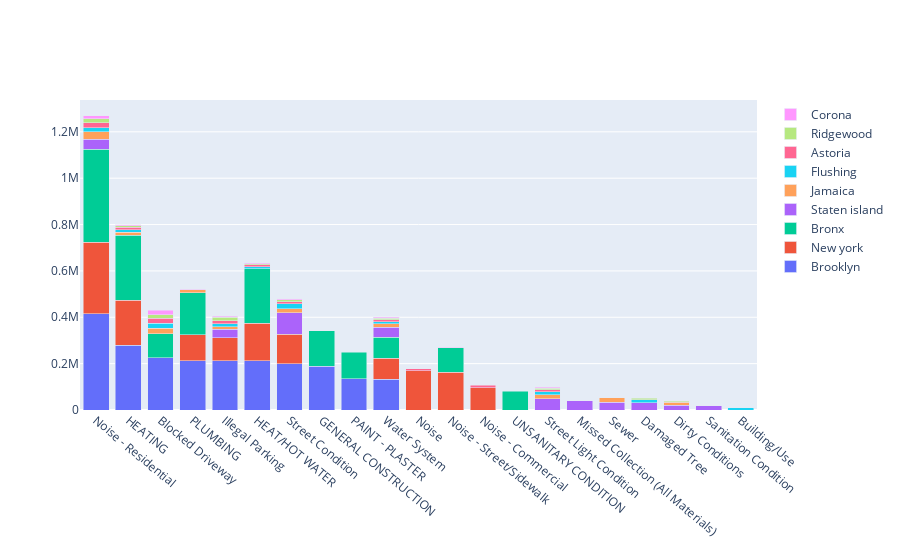

Write notebook code for a chart like this one.
### Code cell
startMeasurement()
df = pd.read_sql_query('SELECT City, COUNT(*) as `numbersOf` '
                        'FROM data '
                        'GROUP BY `City` '
                       'COLLATE NOCASE '
                       'ORDER BY -numbersOf '
                       'LIMIT 10 ', disk_engine)
cities = list(df.City)
cities.remove(None)
traces = []
for city in cities:
    df = pd.read_sql_query('SELECT ComplaintType, COUNT(*) as `numbersOf` '
                           'FROM data '
                           'WHERE City = "{}" COLLATE NOCASE '
                           'GROUP BY `ComplaintType` '
                           'ORDER BY -numbersOf LIMIT 10'.format(city), disk_engine)

    traces.append(go.Bar(x=df['ComplaintType'], y=df.numbersOf, name=city.capitalize()))

iplot({'data': traces, 'layout': go.Layout(barmode='stack', xaxis={'tickangle': 40}, margin={'b': 150})}, filename='311/complaints by city stacked')

### Figure 1 — Plotly figure (JSON) as saved in the notebook; plotly's stock layout.template omitted (floating-point values rounded to 4 significant figures)
{"data": [{"name": "Brooklyn", "type": "bar", "x": ["Noise - Residential", "HEATING", "Blocked Driveway", "PLUMBING", "Illegal Parking", "HEAT/HOT WATER", "Street Condition", "GENERAL CONSTRUCTION", "PAINT - PLASTER", "Water System"], "y": [415714, 280356, 226488, 213322, 212996, 212102, 199618, 188271, 134093, 133398]}, {"name": "New york", "type": "bar", "x": ["Noise - Residential", "HEATING", "Noise", "Noise - Street/Sidewalk", "HEAT/HOT WATER", "Street Condition", "PLUMBING", "Illegal Parking", "Noise - Commercial", "Water System"], "y": [306992, 193919, 169214, 163315, 162688, 128084, 110795, 97999, 95809, 88926]}, {"name": "Bronx", "type": "bar", "x": ["Noise - Residential", "HEATING", "HEAT/HOT WATER", "PLUMBING", "GENERAL CONSTRUCTION", "PAINT - PLASTER", "Noise - Street/Sidewalk", "Blocked Driveway", "Water System", "UNSANITARY CONDITION"], "y": [401965, 279775, 234392, 181995, 153454, 114581, 104619, 101398, 91992, 81783]}, {"name": "Staten island", "type": "bar", "x": ["Street Condition", "Street Light Condition", "Water System", "Noise - Residential", "Missed Collection (All Materials)", "Illegal Parking", "Sewer", "Damaged Tree", "Dirty Conditions", "Sanitation Condition"], "y": [90762, 48537, 43022, 42409, 39239, 36485, 34468, 32160, 21510, 19245]}, {"name": "Jamaica", "type": "bar", "x": ["Noise - Residential", "Blocked Driveway", "Street Condition", "Sewer", "Street Light Condition", "Water System", "HEATING", "Illegal Parking", "Dirty Conditions", "PLUMBING"], "y": [33094, 24845, 19062, 18898, 16631, 14671, 13506, 12213, 12177, 11819]}, {"name": "Flushing", "type": "bar", "x": ["Blocked Driveway", "Street Condition", "Noise - Residential", "Street Light Condition", "Damaged Tree", "Illegal Parking", "HEATING", "Water System", "Building/Use", "HEAT/HOT WATER"], "y": [22186, 19936, 17192, 13962, 12684, 12335, 9797, 9674, 9207, 8555]}, {"name": "Astoria", "type": "bar", "x": ["Blocked Driveway", "Noise - Residential", "Illegal Parking", "Noise - Commercial", "HEATING", "Street Condition", "HEAT/HOT WATER", "Street Light Condition", "Noise", "Water System"], "y": [21326, 21308, 12712, 11502, 10227, 9709, 8810, 8179, 7713, 6653]}, {"name": "Ridgewood", "type": "bar", "x": ["Noise - Residential", "Illegal Parking", "Blocked Driveway", "Street Condition", "Street Light Condition", "HEATING", "Water System", "HEAT/HOT WATER", "Damaged Tree", "Dirty Conditions"], "y": [17090, 15397, 14819, 8976, 7244, 6569, 6530, 5342, 5190, 4997]}, {"name": "Corona", "type": "bar", "x": ["Blocked Driveway", "Noise - Residential", "Water System", "Illegal Parking", "HEATING", "HEAT/HOT WATER", "Street Light Condition", "Street Condition", "Noise - Street/Sidewalk", "PLUMBING"], "y": [19629, 14657, 6102, 4779, 4415, 4337, 4325, 4286, 3365, 3241]}], "layout": {"barmode": "stack", "margin": {"b": 150}, "xaxis": {"tickangle": 40}}}
